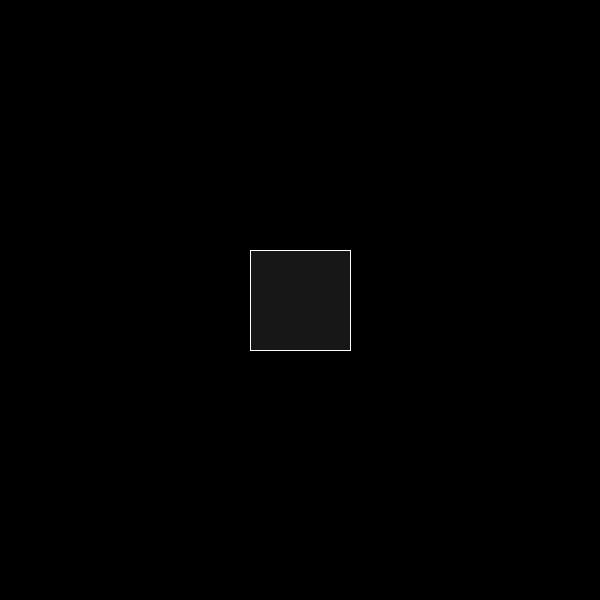
Frame 1 (no input)
Frame 60 (the mouse pressed at the canvas centre just before this capture): identical to frame 1, image omitted
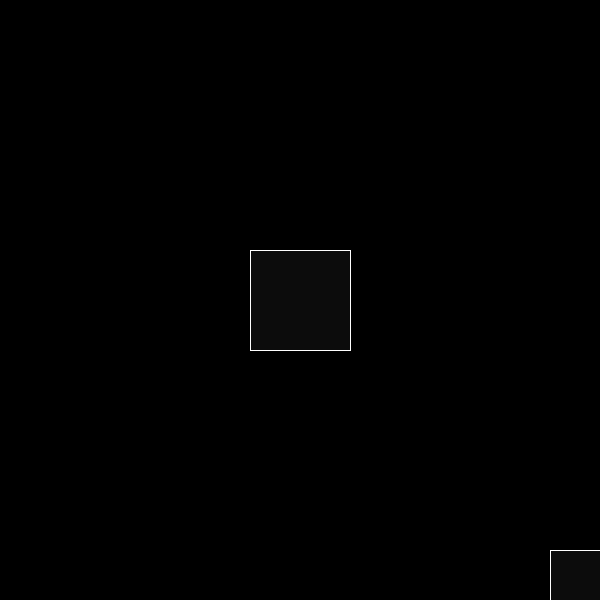
Frame 120 (the mouse held since frame 60 and released just before this capture)

The Processing sketch that drew these frames (run headless with seeded random() and noise(); from frame 60 on, the mouse is pressed at the canvas centre):

// Processing sketch: processing_179486
// ── processing_179486.pde

//by Anna Chim SID 53150427
//Demostrating the beauty of geomotry using recursion

int slide = 1;
float theta; 

void setup() {
  size(600,600);
  smooth();
  noFill();
}

void draw(){
  
  theta = PI/4; // default rotation as 1/4 PI
  background(0);
  stroke(255);
  translate(width/2,height/2); //move the grid
  rectMode(CENTER);
  fill(155,20);
  rect(0, 0,100,100);
  
  if(slide == 1){
  rectMode(CENTER);
  rect(0, 0,100,100);
  }
  
  if(slide == 2){
    rectSet1(100);
  }
  
    
  if(slide == 3){
    rectSet2(100);
  }
  
    if(slide == 4){
    rectSet3(100);
  }

    if(slide == 5){
    rectSet4(100);
  }
    if(slide == 6){
    rectSet5(100);
  }
  
      if(slide == 7){
    rectSet6(100);
  }
  
        if(slide == 8){
    rectSet7(100);
  }
        if(slide == 9){
    rectSet8(100);
  }
        if(slide == 10){
    rectSet9(100);
  }
        if(slide == 11){
    rectSet10(100);
  }
}

  
void mousePressed() {
  slide++; // change slide everytime when mouse is pressed
  if (slide > 10) slide = 1;
}


void rectSet1(float size){
  rect(mouseX, mouseY, size, size); //use mouse to move starting cordinate
  translate(0,+size);
  size *= 0.75;
  if (size>30){
  pushMatrix(); //transformation
  rotate(theta);
  rectSet1(size);
  popMatrix();
  }
}


void rectSet2(float size){
  rect(mouseX, mouseY, size,size);
  size *= 0.75;
  if (size>30){
  pushMatrix();
  translate(0, size);
  rotate(theta);
  rectSet2(size);
  popMatrix();
  
  pushMatrix();
  rotate(theta*4);
  rectSet2(size);
  popMatrix();
  }
}

void rectSet3(float size){
  rect(mouseX, mouseY, size,size);
  size *= 0.75;
  if (size>30){
    
  pushMatrix();
  translate(0, size);
  rotate(theta);
  rectSet3(size);
  popMatrix();
  
  pushMatrix();
  rotate(-theta);
  rectSet3(size);
  popMatrix();
  
  pushMatrix();
  rotate(-theta*4);
  rectSet3(size);
  popMatrix();
  
  pushMatrix();
  rotate(theta*4);
  rectSet3(size);
  popMatrix();
  
  }
}

void rectSet4(float size){
  rect(mouseX, mouseY, size , size);
  size *= 0.75;
  if (size>30){
    
   pushMatrix();
  translate(0, size);
  rotate(theta);
  rectSet4(size);
  popMatrix();
  
  pushMatrix();
  rotate(theta*2);
  rectSet4(size);
  popMatrix();
  
  pushMatrix();
  rotate(theta*3);
  rectSet4(size);
  popMatrix();
  
  pushMatrix();
  rotate(theta*4);
  rectSet4(size);
  popMatrix();
  
  }
}

void rectSet5 (float size){
  rect(mouseX, mouseY, size, size);
  size *= 0.75;
  if (size>30){
    
  pushMatrix();
  translate(0, size);
  rotate(theta);
  rectSet5(size);
  popMatrix();
    pushMatrix();
  translate(0, size);
  rotate(-theta);
  rectSet5(size);
  popMatrix();
  
  pushMatrix();
  rotate(theta*2);
  rectSet5(size);
  popMatrix();
    pushMatrix();
  rotate(-theta*2);
  rectSet5(size);
  popMatrix();
  
  pushMatrix();
  rotate(theta*3);
  rectSet5(size);
  popMatrix();
    pushMatrix();
  rotate(-theta*3);
  rectSet5(size);
  popMatrix();
  
  pushMatrix();
  rotate(theta*4);
  rectSet5(size);
  popMatrix();
    pushMatrix();
  rotate(-theta*4);
  rectSet5(size);
  popMatrix();
  
  
  }
}


void rectSet6 (float size){
  rect(mouseX, mouseY, size*2, size*2);
  size *= 0.75;
  if (size>40){
    
  pushMatrix();
  translate(0, size);
  rotate(theta);
  rectSet6(size);
  popMatrix();
    pushMatrix();
  translate(0, size);
  rotate(-theta);
  rectSet6(size);
  popMatrix();
  
  pushMatrix();
  rotate(theta*2);
  rectSet6(size);
  popMatrix();
    pushMatrix();
  rotate(-theta*2);
  rectSet6(size);
  popMatrix();
  
  pushMatrix();
  rotate(theta*3);
  rectSet6(size);
  popMatrix();
    pushMatrix();
  rotate(-theta*3);
  rectSet6(size);
  popMatrix();
  
  pushMatrix();
  rotate(theta*4);
  rectSet6(size);
  popMatrix();
    pushMatrix();
  rotate(-theta*4);
  rectSet6(size);
  popMatrix();
  
  
  }
}

void rectSet7(float size){
  rect(mouseX, mouseY, size*3, size*3);
  size *= 0.75;
  if (size>30){
    
   pushMatrix();
  translate(0, size);
  rotate(theta);
  rectSet7(size);
  popMatrix();
  
  pushMatrix();
  rotate(theta*2);
  rectSet7(size);
  popMatrix();
  
  pushMatrix();
  rotate(theta*3);
  rectSet7(size);
  popMatrix();
  
  pushMatrix();
  rotate(theta*4);
  rectSet7(size);
  popMatrix();
  
  }
}

void rectSet8(float size){
  rect(mouseX, mouseY, size*4,size*4);
  size *= 0.75;
  if (size>30){
    
  pushMatrix();
  translate(0, size);
  rotate(theta);
  rectSet8(size);
  popMatrix();
  
  pushMatrix();
  rotate(-theta);
  rectSet8(size);
  popMatrix();
  
  pushMatrix();
  rotate(-theta*4);
  rectSet8(size);
  popMatrix();
  
  pushMatrix();
  rotate(theta*4);
  rectSet8(size);
  popMatrix();
  
  }
}

void rectSet9(float size){
  rect(mouseX, mouseY, size*5,size*5);
  size *= 0.75;
  if (size>30){
  pushMatrix();
  translate(0, size);
  rotate(theta);
  rectSet9(size);
  popMatrix();
  
  pushMatrix();
  rotate(theta*4);
  rectSet9(size);
  popMatrix();
  }
}

void rectSet10(float size){
  rect(mouseX, mouseY, size*6, size*6);
  translate(0,+size);
  size *= 0.75;
  if (size>30){
  pushMatrix();
  rotate(theta);
  rectSet10(size);
  popMatrix();
  }
}
